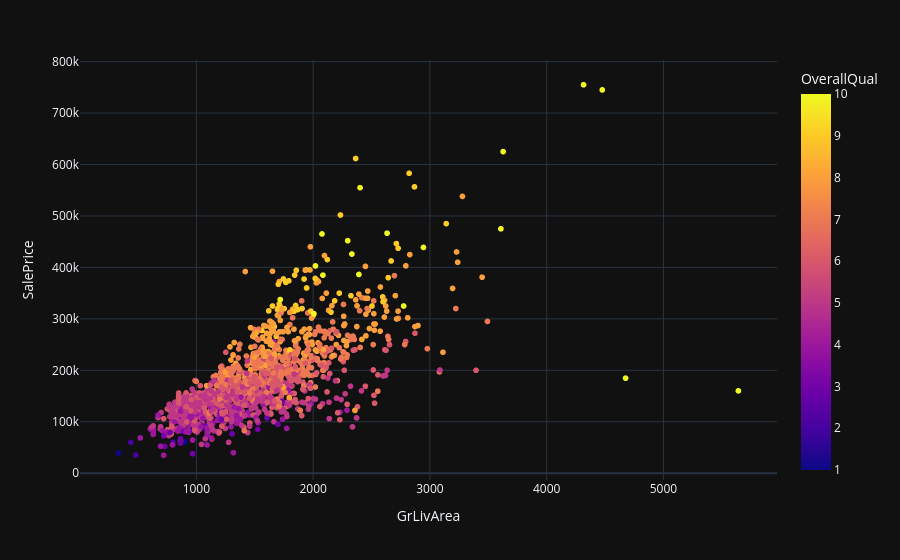

Notebook code cell kept with this figure:
### Code cell
fig = px.scatter(
    df,
    x="GrLivArea",
    y="SalePrice",
    color="OverallQual",
    hover_data=["Neighborhood"]
)

fig.show()

### Figure 1 — Plotly figure (JSON) as saved in the notebook; plotly's stock layout.template omitted (floating-point values rounded to 4 significant figures; data arrays with more than 128 entries replaced by an {"elided": "..."} marker saying what was removed)
{"data": [{"customdata": {"elided": "1460x1 str values"}, "hovertemplate": "GrLivArea=%{x}<br>SalePrice=%{y}<br>Neighborhood=%{customdata[0]}<br>OverallQual=%{marker.color}<extra></extra>", "legendgroup": "", "marker": {"color": {"elided": "1460 int values"}, "coloraxis": "coloraxis", "symbol": "circle"}, "mode": "markers", "name": "", "showlegend": false, "x": {"elided": "1460 int values"}, "xaxis": "x", "y": {"elided": "1460 int values"}, "yaxis": "y", "type": "scattergl"}], "layout": {"xaxis": {"anchor": "y", "domain": [0.0, 1.0], "title": {"text": "GrLivArea"}}, "yaxis": {"anchor": "x", "domain": [0.0, 1.0], "title": {"text": "SalePrice"}}, "coloraxis": {"colorbar": {"title": {"text": "OverallQual"}}, "colorscale": [[0.0, "#0d0887"], [0.1111, "#46039f"], [0.2222, "#7201a8"], [0.3333, "#9c179e"], [0.4444, "#bd3786"], [0.5556, "#d8576b"], [0.6667, "#ed7953"], [0.7778, "#fb9f3a"], [0.8889, "#fdca26"], [1.0, "#f0f921"]]}, "legend": {"tracegroupgap": 0}, "margin": {"t": 60}}}
